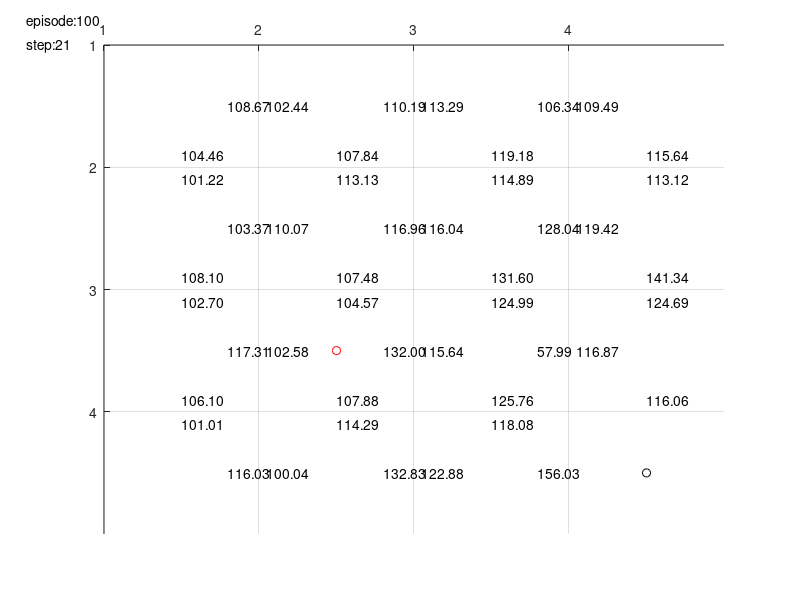

Reproduce this figure in MATLAB.
function qlearn
% DONE: probability for movement
% DONE: traversal, debug info plot
% DONE: max steps per episode

clc; clear all; close all;

%--------------------------------------------------------------------------
% 1) Create map, Draw the map
%
% It should show Q values, Destination.
% For each episode, update the Q values.
%--------------------------------------------------------------------------
global S; S = 7;
global G; G = 8;
global C; C = 1;
global O; O = 0;

small_map = ...
      [ C, C, C, C;
        C, C, C, C;
        C, S, C, C;
        C, C, C, G;
        ];
small_map2 = ...
      [ S, O, C;
        C, C, C;
        C, G, C;
        ];

small_map3 = ...
      [ S, C, C;
        O, C, C;
        C, C, G;
        ];

large_map = ...
      [ C, C, C, C, O, C, C, C, C, C;
        C, O, O, C, O, C, C, C, C, C;
        C, S, O, C, O, C, C, C, C, C;
        C, O, O, C, O, C, C, C, C, C;
        C, C, C, C, C, C, C, C, O, C;
        C, C, C, C, C, C, C, C, O, C;
        C, C, C, C, C, C, C, C, O, C;
        O, O, O, O, O, O, O, O, O, C;
        C, C, C, C, C, C, C, C, C, C;
        G, C, C, C, C, C, C, C, C, C;
        ];
map = small_map;
%map = large_map;

global ROW;
global COL;
[ROW,COL] = size(map);
display(sprintf('INFO: Map size = %d x %d',ROW,COL));
display(sprintf('INFO: 0 - obstacle | 1 - clear path | 7 - start | 8 - goal'));

%--------------------------------------------------------------------------
% 2) Validate map, and capture start, goal position
% Draw the map if valid
%--------------------------------------------------------------------------
num_start = 0;
num_goal = 0;
for r = 1:ROW
  for c = 1:COL
    if( map(r,c) == S )
      num_start = num_start + 1;
      start_r = r; start_c = c;
    end
    if( map(r,c) == G )
      num_goal = num_goal + 1;
      goal_r = r; goal_c = c;
    end
  end
end
if( num_start > 1 || num_goal > 1 )
  display('ERROR: Validate map: Too many start or goal');
  return;
end

% draw a map
axis([1 COL+1 1 ROW+1]);
grid on;
hold on;
set(gca,'XTick',[1:1:COL]);
set(gca,'YTick',[1:1:ROW]);
set(gca,'xaxislocation','top','ydir','reverse');

% plot start, goal, obstacles
plot(start_c+0.5,start_r+0.5,'ro');
plot(goal_c+0.5,goal_r+0.5,'ko');
for ri = 1:ROW
  for ci = 1:COL
    if(map(ri,ci)==O) % if it is a obstacle draw it
      plot(ci+0.5,ri+0.5,'kx');
    end
  end
end

%--------------------------------------------------------------------------
% 3) convert map into immediate reward matrix (node base) using following
%
%     100  - goal
%     0    - clear path
%     -inf - obstacle, self, not reachable, or diagonal...
%--------------------------------------------------------------------------
num_states = ROW*COL;
start_state = rc2indx(start_r,start_c);
goal_state = rc2indx(goal_r,goal_c);
R(num_states,num_states) = 0;

% 1st loop represent current node
% 2nd loop represent visiting node, check if it is clear path, or obstacle
for qx = 1:num_states
  [cr,cc] = indx2rc(qx);  % (c)urrent (r)ow and (c)ol
  if( map(cr,cc) == O ) % current node is an obstacle
    R(qx,:) = -inf;
    continue;
  end
  for qy = 1:num_states
    [vr,vc] = indx2rc(qy);
    if ( abs(vr-cr) == 1 && cc == vc ) % +/1 row
      if ( map(vr,vc) == C || map(vr,vc) == S )
        R(qx,qy) = 0;
      elseif( map(vr,vc) == G )
        R(qx,qy) = 100;
      else
        R(qx,qy) = -inf;
      end
    elseif (abs(vc-cc) == 1 && cr == vr ) % +/- col
      if ( map(vr,vc) == C || map(vr,vc) == S )
        R(qx,qy) = 0;
      elseif( map(vr,vc) == G )
        R(qx,qy) = 100;
      else
        R(qx,qy) = -inf;
      end
    else % diagonal
      R(qx,qy) = -inf;
    end
  end
end

R;

%--------------------------------------------------------------------------
% 4) set up constants alpha, gamma, probabilities of movement, 
%--------------------------------------------------------------------------
global EPISODES; EPISODES = 100;
display(sprintf('INFO: max episode %f',EPISODES));
global STEPS; STEPS = 150;
display(sprintf('INFO: max step %f',STEPS));
global ALPHA; ALPHA = [0.5]; % learning rate
display(sprintf('INFO: alpha %f',ALPHA));
global GAMMA; GAMMA = [0.9]; % discount rate
display(sprintf('INFO: gamma %f',GAMMA));
non_deterministic_world = 1;


%--------------------------------------------------------------------------
% 5) loop thru num of EPISODES
%--------------------------------------------------------------------------
for param_i = 1:size(ALPHA,2)

textbox(ROW,COL) = struct('up',[],'down',[],'left',[],'right',[]);
episode_tb_hldr = [];
steps_tb_hldr = [];

Q = zeros(size(R));
for e = 1:EPISODES
  steps = 1; % reset the number of steps
  s = randperm(num_states,1); % current state
  if(isempty(episode_tb_hldr))
    episode_tb_hldr = text(0.5,0.8,sprintf('episode:%d',e));
  else
    set(episode_tb_hldr,'String',sprintf('episode:%d',e));
  end
  while ( s ~= goal_state && steps <= STEPS )
    
    if(isempty(steps_tb_hldr))
      steps_tb_hldr = text(0.5,1,sprintf('step:%d',steps));
    else
      set(steps_tb_hldr,'String',sprintf('step:%d',steps));
    end
    
    % policy for selecting action goes here
    % TODO: add different policy routine: greedy, e-greedy, softmax
    avail_actions = find(R(s,:) >= 0); % find num of possible actions or exploration bonus
    num_actions = size(avail_actions,2);
    if ( num_actions > 0 )
      action_taken = ( round(rand() * (num_actions - 1)) ) + 1;
    else
      break;  % started on an obstacle state
    end
    
    % get maximum q value for all states
    q_max = max(Q,[],2);
    
    if( non_deterministic_world == 1)
      % transition function for observed state based on selected action
      ds = avail_actions(action_taken);
      os = transition_function(s,ds);
      %Q(s,ds) = Q(s,os) + ALPHA(param_i) * ( R(s,ds) + GAMMA(param_i) * q_max(ds) - Q(s,ds) );
      Q(s,ds) = Q(s,ds) + ALPHA(param_i) * ( R(s,ds) + GAMMA(param_i) * q_max(os) - Q(s,ds) );
      textbox = plot_value(Q,s,ds,textbox);
      s = os;
    else
      fs = avail_actions(action_taken);
      Q(s,fs) = Q(s,fs) + ALPHA(param_i) * ( R(s,fs) + GAMMA(param_i) * q_max(fs) - Q(s,fs) );
      textbox = plot_value(Q,s,fs,textbox);
      s = fs;
    end

    steps = steps + 1;
  end
end


saveas(gcf,sprintf('a%0.2fg%0.2fe%d.jpg',ALPHA(param_i),GAMMA(param_i),EPISODES),'jpg');
end

Q;

%--------------------------------------------------------------------------
% 6) Traverse from any starting point
%--------------------------------------------------------------------------
qi = start_state;
while qi ~= goal_state
  [max_value,indx] = max(Q(qi,:));
  [r,c] = indx2rc(qi);
  [fr,fc] = indx2rc(indx);
  if( c > fc )
    xx = [fc+0.5 c+0.5];
  else
    xx = [c+0.5 fc+0.5];
  end
  
  if( r > fr )
    yy = [fr+0.5 r+0.5];
  else
    yy = [r+0.5 fr+0.5];
  end
  plot(xx,yy);
  qi = indx;
end




function observed_state = transition_function(s,a)
global DESIRED_PR;     DESIRED_PR     = 0.6;
global OTHER_DIR_PR;   OTHER_DIR_PR   = 0.3;
global INPLACE_PR;     INPLACE_PR     = 0.1;
global ROW;
global COL;


bucket(1) = DESIRED_PR;
bucket(2) = bucket(1) + OTHER_DIR_PR;
bucket(3) = bucket(2) + INPLACE_PR;

r_action = rand();

if( r_action <= bucket(1) )
  observed_state = a;
elseif( r_action <= bucket(2) )
  RIGHT = 1; DOWN = 2; LEFT = 3; UP = 4;
  [r,c] = indx2rc(s);
  [fr,fc] = indx2rc(a);
  avail_actions = [];
  if ( fr - r == -1 )      % UP
    avail_actions = [RIGHT DOWN LEFT   ];
  elseif ( fc - c == 1)    % RIGHT
    avail_actions = [      DOWN LEFT UP];
  elseif ( fr - r == 1 )   % DOWN
    avail_actions = [RIGHT      LEFT UP];
  elseif ( fc - c == -1 )  % LEFT
    avail_actions = [RIGHT DOWN      UP];
  else
    display('bug 1');
  end
  
  rand_var = rand();
  if(rand_var <= 0.33)
    indx = 1;
  elseif(rand_var <= 0.66)
    indx = 2;
  elseif(rand_var <= 1)
    indx = 3;
  else
    display('bug 2');
  end
  
  if( avail_actions(indx) == RIGHT )
    if( c + 1 <= COL )
      fc = c + 1;
      observed_state = rc2indx(fr,fc);
    else
      observed_state = s;
    end
  elseif( avail_actions(indx) == DOWN )
    if( r + 1 <= ROW )
      fr = r + 1;
      observed_state = rc2indx(fr,fc);
    else
      observed_state = s;
    end
  elseif( avail_actions(indx) == LEFT )
    if( c - 1 >= 1 )
      fc = c - 1;
      observed_state = rc2indx(fr,fc);
    else
      observed_state = s;
    end
  elseif( avail_actions(indx) == UP )
    if( r - 1 >= 1 )
      fr = r - 1;
      observed_state = rc2indx(fr,fc);
    else
      observed_state = s;
    end
  else
    display('bug 3');
  end
  
  %display('not picking orig action');
else
  observed_state = s;
end





function textbox = plot_value(Q,s,fs,textbox)
% update plot
[r,c] = indx2rc(s);
[fr,fc] = indx2rc(fs);

str = sprintf('%0.2f', Q(s,fs));
if ( fr - r == 1 )  % r+1
  if(isempty(textbox(r,c).down))
    textbox(r,c).down = text(c+0.5, r+0.9,str);
  else
    set(textbox(r,c).down,'String',str);
  end
elseif ( r - fr == 1) % r-1
  if(isempty(textbox(r,c).up))
    textbox(r,c).up = text(c+0.5, r+0.1,str);
  else
    set(textbox(r,c).up,'String',str);
  end
elseif( fc - c == 1) % c+1
  if(isempty(textbox(r,c).right))
    textbox(r,c).right = text(c+0.8, r+0.5,str);
  else
    set(textbox(r,c).right,'String',str);
  end
elseif( c - fc == 1) % c-1
  if(isempty(textbox(r,c).left))
    textbox(r,c).left = text(c+0.05, r+0.5,str);
  else
    set(textbox(r,c).left,'String',str);
  end
else
  display('should not be here, bug');
end
%pause(0.001);
drawnow;


%--------------------------------------------------------------------------
% util
%--------------------------------------------------------------------------
function index = rc2indx(r,c)
global ROW;
global COL;
index = (r-1)*COL+c;

function [r,c] = indx2rc(i)
global ROW;
global COL;
r = ceil(i/COL);
c = mod(i,COL);
if( c == 0 )
  c = COL;
end
